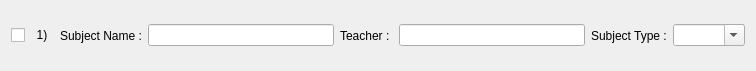
<?xml version="1.0" encoding="UTF-8"?>
<ui version="4.0">
 <class>Frame</class>
 <widget class="QFrame" name="Frame">
  <property name="geometry">
   <rect>
    <x>0</x>
    <y>0</y>
    <width>756</width>
    <height>71</height>
   </rect>
  </property>
  <property name="minimumSize">
   <size>
    <width>756</width>
    <height>0</height>
   </size>
  </property>
  <property name="maximumSize">
   <size>
    <width>756</width>
    <height>16777215</height>
   </size>
  </property>
  <property name="windowTitle">
   <string>Frame</string>
  </property>
  <layout class="QHBoxLayout" name="horizontalLayout">
   <item>
    <widget class="QCheckBox" name="checkBox">
     <property name="text">
      <string>  1)</string>
     </property>
    </widget>
   </item>
   <item>
    <widget class="QLabel" name="label_subject_name">
     <property name="text">
      <string>Subject Name :</string>
     </property>
    </widget>
   </item>
   <item>
    <widget class="QLineEdit" name="lineEdit_sub_name"/>
   </item>
   <item>
    <widget class="QLabel" name="label_teacher">
     <property name="text">
      <string>Teacher : </string>
     </property>
    </widget>
   </item>
   <item>
    <widget class="QLineEdit" name="lineEdit_teacher"/>
   </item>
   <item>
    <widget class="QLabel" name="label_subject_type">
     <property name="text">
      <string>Subject Type :</string>
     </property>
    </widget>
   </item>
   <item>
    <widget class="QComboBox" name="comboBox_sub_type">
     <property name="editable">
      <bool>true</bool>
     </property>
    </widget>
   </item>
  </layout>
 </widget>
 <resources/>
 <connections/>
</ui>
